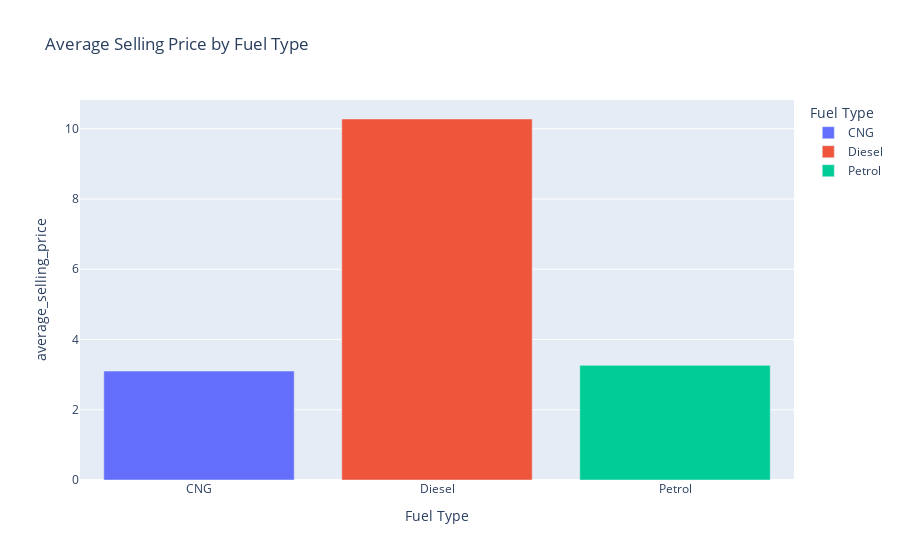

This figure's notebook cell:
### Code cell
average_prices = df_analyst.groupby('Fuel_Type')['Selling_Price'].mean().reset_index()
fig = px.bar(average_prices, x='Fuel_Type', y='Selling_Price', color='Fuel_Type',
             labels={'Selling_Price': 'average_selling_price', 'Fuel_Type': 'Fuel Type'},
             title='Average Selling Price by Fuel Type')
fig.show()

### Figure 1 — Plotly figure (JSON) as saved in the notebook; plotly's stock layout.template omitted (floating-point values rounded to 4 significant figures)
{"data": [{"alignmentgroup": "True", "hovertemplate": "Fuel Type=%{x}<br>average_selling_price=%{y}<extra></extra>", "legendgroup": "CNG", "marker": {"color": "#636efa", "pattern": {"shape": ""}}, "name": "CNG", "offsetgroup": "CNG", "orientation": "v", "showlegend": true, "textposition": "auto", "type": "bar", "x": ["CNG"], "xaxis": "x", "y": [3.1], "yaxis": "y"}, {"alignmentgroup": "True", "hovertemplate": "Fuel Type=%{x}<br>average_selling_price=%{y}<extra></extra>", "legendgroup": "Diesel", "marker": {"color": "#EF553B", "pattern": {"shape": ""}}, "name": "Diesel", "offsetgroup": "Diesel", "orientation": "v", "showlegend": true, "textposition": "auto", "type": "bar", "x": ["Diesel"], "xaxis": "x", "y": [10.28], "yaxis": "y"}, {"alignmentgroup": "True", "hovertemplate": "Fuel Type=%{x}<br>average_selling_price=%{y}<extra></extra>", "legendgroup": "Petrol", "marker": {"color": "#00cc96", "pattern": {"shape": ""}}, "name": "Petrol", "offsetgroup": "Petrol", "orientation": "v", "showlegend": true, "textposition": "auto", "type": "bar", "x": ["Petrol"], "xaxis": "x", "y": [3.264], "yaxis": "y"}], "layout": {"autosize": true, "barmode": "relative", "legend": {"title": {"text": "Fuel Type"}, "tracegroupgap": 0}, "title": {"text": "Average Selling Price by Fuel Type"}, "xaxis": {"anchor": "y", "autorange": true, "categoryarray": ["CNG", "Diesel", "Petrol"], "categoryorder": "array", "domain": [0, 1], "range": [-0.5, 2.5], "title": {"text": "Fuel Type"}, "type": "category"}, "yaxis": {"anchor": "x", "autorange": true, "domain": [0, 1], "range": [0, 10.82], "title": {"text": "average_selling_price"}, "type": "linear"}}}
